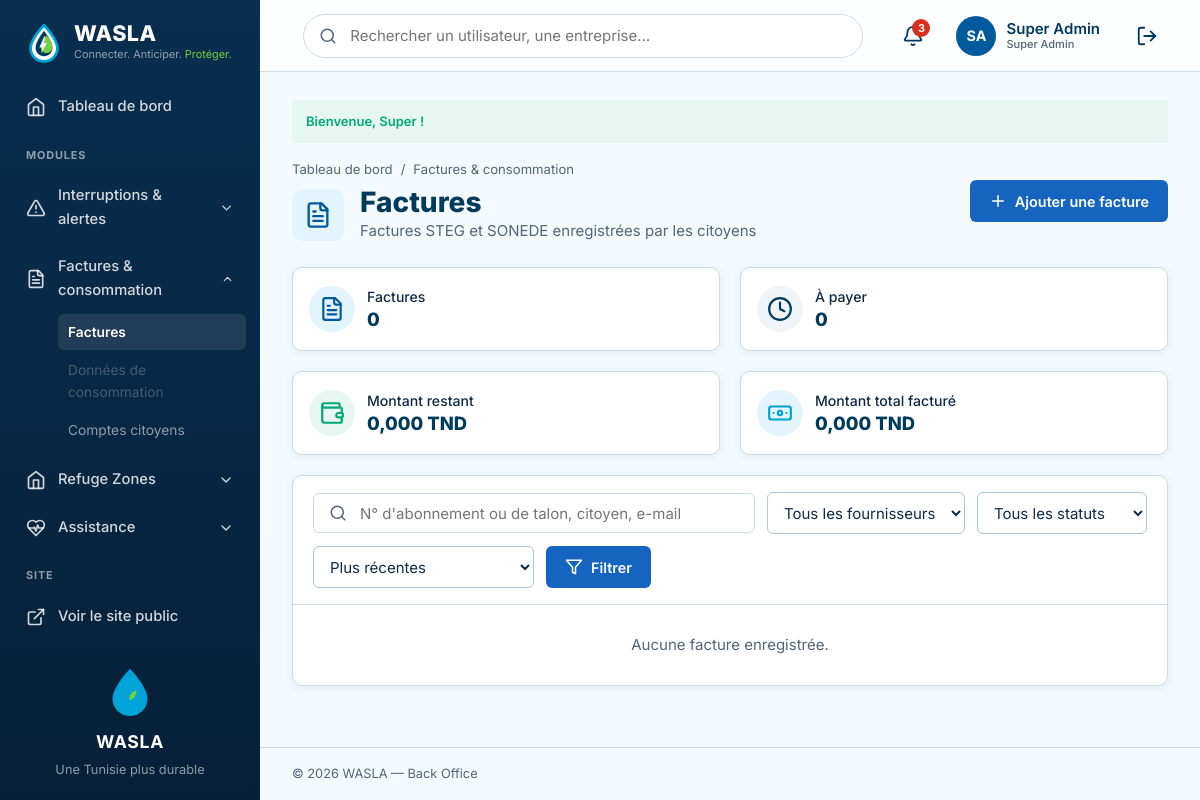
Screenshot of /index.php?action=admin-factures (signed in) with the database file from the repository.
### tables this page shows
CREATE TABLE IF NOT EXISTS utilisateur (
    id_utilisateur     INT          NOT NULL AUTO_INCREMENT,
    nom                VARCHAR(50)  NOT NULL,
    prenom             VARCHAR(50)  NOT NULL,
    email              VARCHAR(150) NOT NULL,
    telephone          VARCHAR(20)  NULL,
    mot_de_passe       VARCHAR(255) NOT NULL,
    role               ENUM('citoyen','admin','steg','sonede','entreprise','fournisseur')
                                    NOT NULL DEFAULT 'citoyen',
    statut_compte      ENUM('actif','suspendu') NOT NULL DEFAULT 'actif',
    id_zone            INT          NULL,
    adresse            VARCHAR(255) NULL,
     
    nom_organisation   VARCHAR(100) NULL,                  
    matricule_fiscal   VARCHAR(20)  NULL,                  
    secteur_activite   VARCHAR(60)  NULL,                  
    specialite         ENUM('electricien','plombier','maintenance','solaire','hydraulique') NULL,   
    description        TEXT         NULL,
    compte_verifie     TINYINT(1)   NOT NULL DEFAULT 0,    
    note_moyenne       DECIMAL(2,1) NULL,                  
    date_inscription   DATETIME     NOT NULL DEFAULT CURRENT_TIMESTAMP,
    derniere_connexion DATETIME     NULL,
    PRIMARY KEY (id_utilisateur),
    UNIQUE KEY uq_utilisateur_email (email),
    UNIQUE KEY uq_utilisateur_matricule (matricule_fiscal),
    KEY idx_utilisateur_role (role),
    KEY idx_utilisateur_specialite_zone (specialite, id_zone),
    CONSTRAINT chk_utilisateur_note CHECK (note_moyenne IS NULL OR (note_moyenne >= 0 AND note_moyenne <= 5)),
    CONSTRAINT fk_utilisateur_zone FOREIGN KEY (id_zone)
        REFERENCES zone (id_zone) ON DELETE SET NULL ON UPDATE CASCADE
);

### views/backoffice/pages/factures/liste.php (the view, shortened to what the rows shown need)
        <link rel="stylesheet" href="<?= e(asset('css/factures-admin.css', 'backoffice')) ?>">
        <div class="admin-page-head bill-admin-head">
          <div>
            <div class="admin-page-head__title">
              <div>
                <h1>Factures</h1>
              </div>
            </div>
          </div>
        </div>
<?php
require __DIR__ . '/../../layout.php';

### views/backoffice/partials/header.php (shortened to what the rows shown need)
      <header class="admin-topbar">
        <div class="admin-topbar__actions">
<?php $adminUser = AuthController::currentUser(); ?>
          <a class="admin-profile" href="<?= url(profilRoute($adminUser) ?? 'mon-compte') ?>" aria-label="Mon compte">
            <span class="admin-avatar"><?= e(initials($adminUser)) ?></span>
            <span class="admin-profile__name"><?= e($adminUser->getPrenom() . ' ' . $adminUser->getNom()) ?><small class="admin-profile__role"><?= e(roleLabel($adminUser->getRole())) ?></small></span>
          </a>
        </div>
      </header>

### rows the page displays
utilisateur: initials($adminUser) "SA", $adminUser->getPrenom() . ' ' . $adminUser->getNom() "Super Admin", role "Super Admin"

### other values shown
$group['label'] "Interruptions & alertes"
$group['label'] "Factures & consommation"
$label "Factures"
$label "Données de consommation"
$label "Comptes citoyens"
$group['label'] "Refuge Zones"
$group['label'] "Assistance"
$flash['message'] "Bienvenue, Super !"
$summary['total'] "0"
$summary['aPayer'] "0"
FactureController::formatMontant($summary['montantAPayer']) "0,000 TND"
FactureController::formatMontant($summary['montantTotal']) "0,000 TND"
